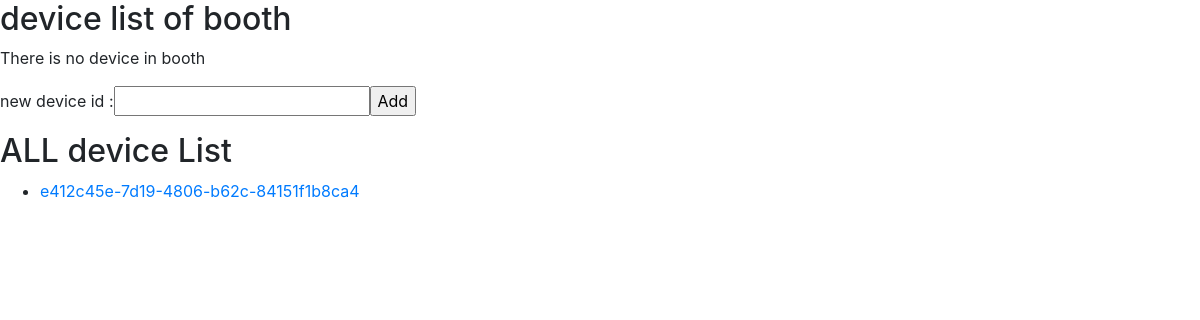
Page /api/v1/booth/b3f9dfb5-a681-4a4b-a833-438ab6004817/device/ on the earlier database version.
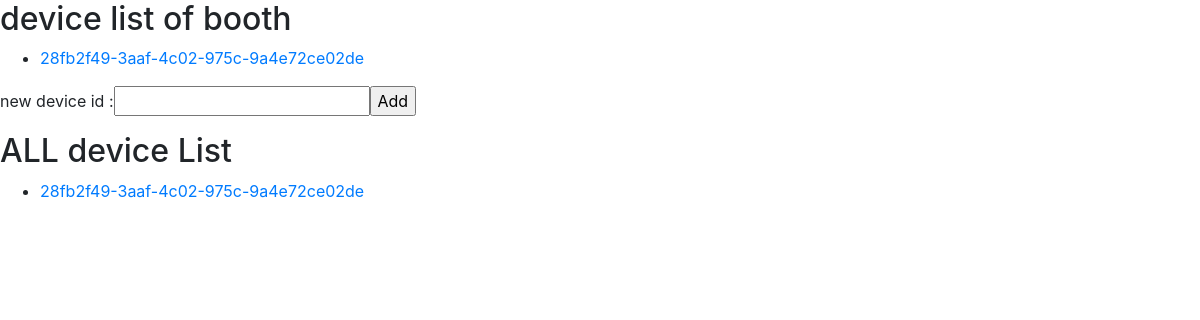
Same page on the later database version.
### device/models.py (models this page shows)
class Device(models.Model):
    id = models.CharField(max_length= 36, primary_key= True, default=uuid.uuid4())
    name = models.CharField(max_length=50)
    vendor = models.CharField(max_length=50)
    version = models.CharField(max_length=36)
    created_at = models.DateTimeField(auto_now_add= True)
    updated_at = models.DateTimeField(auto_now=True)

### booth/models.py (models this page shows)
class Booth_Device(models.Model):
    booth = models.ForeignKey(Booth, on_delete=models.CASCADE)
    device = models.ForeignKey('device.Device', on_delete=models.CASCADE)

### booth/views.py (the view, shortened to what this page needs)
# urls.py: path('<booth_id>/device/', views.booth_device),
@csrf_exempt
def booth_device(request, booth_id):
    booth_device_list = Booth_Device.objects.filter(booth_id=booth_id)
    device_list = Device.objects.all()
    context = {'category': 'booth', 'sub_category': 'device', 'included_list': booth_device_list,
               'sub_list': device_list}
    return render(request, 'boothdeviceviewer.html', context)

### templates/boothdeviceviewer.html
{% load static %}
<link rel="stylesheet" type="text/css" href="{% static 'bootstrap.min.css' %}">
<h2>{{ sub_category }} list of {{ category }}</h2>
{% if included_list %}
    <ul>
    {% for included in included_list %}
        <div class = "form-inline form-group">
            <li><a href="{{ included.device.id }}">{{ included.device.id }}</a></li>
        </div>
    {% endfor %}
    </ul>
    {% else %}
    <p>There is no {{ sub_category }} in {{ category }}</p>
{% endif %}
<form method = "POST">
        <div class = "form-inline form-group">
            <label> new device id : </label><label>
            <input name="id" type="text">
                                <input type="submit" value = "Add">
        </label>
        </div>
</form>
<h2> ALL {{ sub_category }} List</h2>
{% if sub_list %}
    <ul>
    {% for item in sub_list %}
      <li><a href='/api/v1/{{ sub_category }}/{{ item.id }}'>{{ item.id }}</a></li>
    {% endfor %}
    </ul>
{% endif %}

Differences in the rows shown:
removed Device: id "e412c45e-7d19-4806-b62c-84151f1b8ca4"
added Booth_Device: device.id "28fb2f49-3aaf-4c02-975c-9a4e72ce02de"
added Device: id "28fb2f49-3aaf-4c02-975c-9a4e72ce02de"
Other differences:
{{ sub_category }}: "device" → (not shown)
{{ category }}: "booth" → (not shown)
text no longer shown: "There is no in"
